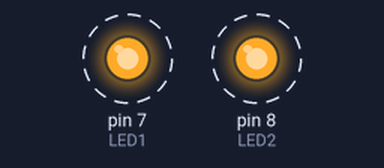
This sketch was run on a simulated Arduino Uno, built with avr-gcc and run on an emulated ATmega328P. On the bench: output pins drawn as LEDs (lit = HIGH). Dashed ring = blinking.

Above: at 0.2 s.
Timing chart, 0 to 4.6 s (numbered marks = the images above):
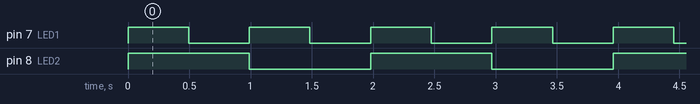

The sketch:

2_tarefas_ex1.ino
```cpp
#include "Arduino_FreeRTOS.h"
#include "task.h"

#define LED1 7
#define LED2 8

/* Variáveis para armazenamento do handle das tasks */
//TaskHandle_t Tarefa1Handle = NULL;
//TaskHandle_t Tarefa2Handle = NULL;

/*protótipos das Tasks*/
void vTarefa1(void *pvParameters);
void vTarefa2(void *pvParameters);

void setup() {
  xTaskCreate(vTarefa1, "Tarefa1",128, NULL, 1, NULL);
  xTaskCreate(vTarefa2, "Tarefa2",128, NULL, 1, NULL);
  //vTaskStartScheduler();
}

void loop() {
//As funções são executadas nas tarefas
}

void vTarefa1(void *pvParameters){
  pinMode(LED1, OUTPUT);
  while(1)  {
    digitalWrite(LED1,!digitalRead(LED1));
    vTaskDelay(pdMS_TO_TICKS(500));
  }
}

void vTarefa2(void *pvParameters){
  pinMode(LED2, OUTPUT);
  while(1)  {
    digitalWrite(LED2,!digitalRead(LED2));
    vTaskDelay(pdMS_TO_TICKS(1000));
  }
}
```

Measured:
- by itself, pin 7 (LED1): alternates HIGH for 0.50 s and LOW for 0.50 s
- by itself, pin 8 (LED2): alternates HIGH for 0.99 s and LOW for 0.99 s
